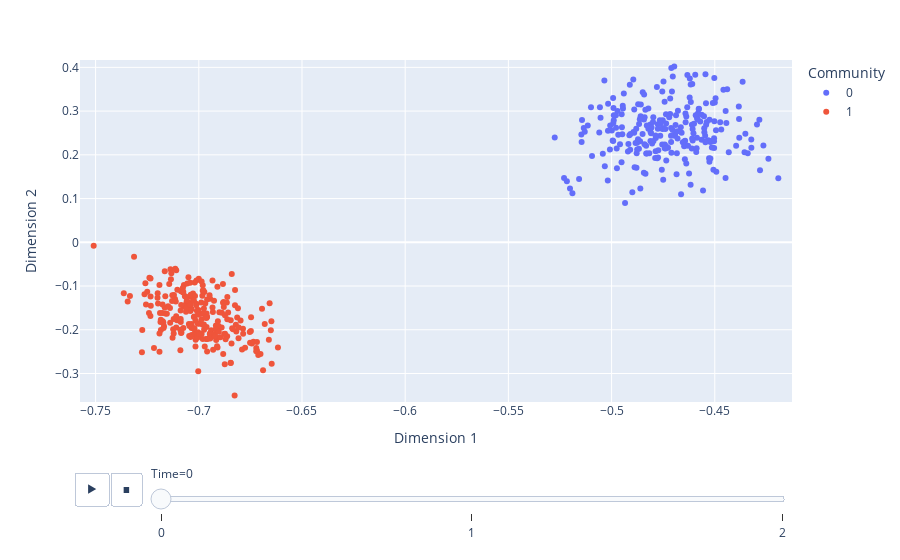

The code cell stored with this chart in its notebook:
### Code cell
plot_embedding(UASE([A_obs, A_jk[0], A_jk[1]], 2), n, 3, tau)

### Figure 1 — Plotly figure (JSON) as saved in the notebook; plotly's stock layout.template omitted (floating-point values rounded to 4 significant figures; data arrays with more than 128 entries replaced by an {"elided": "..."} marker saying what was removed)
{"data": [{"hovertemplate": "Community=0<br>Time=0<br>Dimension 1=%{x}<br>Dimension 2=%{y}<extra></extra>", "legendgroup": "0", "marker": {"color": "#636efa", "symbol": "circle"}, "mode": "markers", "name": "0", "orientation": "v", "showlegend": true, "type": "scatter", "x": {"elided": "250 float values"}, "xaxis": "x", "y": {"elided": "250 float values"}, "yaxis": "y"}, {"hovertemplate": "Community=1<br>Time=0<br>Dimension 1=%{x}<br>Dimension 2=%{y}<extra></extra>", "legendgroup": "1", "marker": {"color": "#EF553B", "symbol": "circle"}, "mode": "markers", "name": "1", "orientation": "v", "showlegend": true, "type": "scatter", "x": {"elided": "250 float values"}, "xaxis": "x", "y": {"elided": "250 float values"}, "yaxis": "y"}], "layout": {"legend": {"title": {"text": "Community"}, "tracegroupgap": 0}, "margin": {"t": 60}, "sliders": [{"active": 0, "currentvalue": {"prefix": "Time="}, "len": 0.9, "pad": {"b": 10, "t": 60}, "steps": [{"args": [["0"], {"frame": {"duration": 0, "redraw": false}, "fromcurrent": true, "mode": "immediate", "transition": {"duration": 0, "easing": "linear"}}], "label": "0", "method": "animate"}, {"args": [["1"], {"frame": {"duration": 0, "redraw": false}, "fromcurrent": true, "mode": "immediate", "transition": {"duration": 0, "easing": "linear"}}], "label": "1", "method": "animate"}, {"args": [["2"], {"frame": {"duration": 0, "redraw": false}, "fromcurrent": true, "mode": "immediate", "transition": {"duration": 0, "easing": "linear"}}], "label": "2", "method": "animate"}], "x": 0.1, "xanchor": "left", "y": 0, "yanchor": "top"}], "updatemenus": [{"buttons": [{"args": [null, {"frame": {"duration": 500, "redraw": false}, "fromcurrent": true, "mode": "immediate", "transition": {"duration": 500, "easing": "linear"}}], "label": "&#9654;", "method": "animate"}, {"args": [[null], {"frame": {"duration": 0, "redraw": false}, "fromcurrent": true, "mode": "immediate", "transition": {"duration": 0, "easing": "linear"}}], "label": "&#9724;", "method": "animate"}], "direction": "left", "pad": {"r": 10, "t": 70}, "showactive": false, "type": "buttons", "x": 0.1, "xanchor": "right", "y": 0, "yanchor": "top"}], "xaxis": {"anchor": "y", "domain": [0, 1], "range": [-0.7576, -0.4126], "title": {"text": "Dimension 1"}}, "yaxis": {"anchor": "x", "domain": [0, 1], "range": [-0.3652, 0.4168], "title": {"text": "Dimension 2"}}}}
